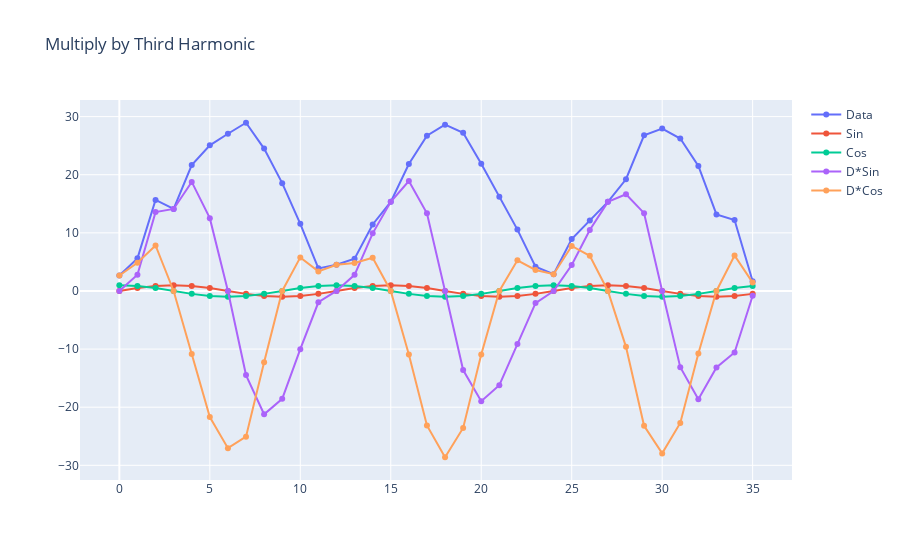

Notebook source saved alongside this figure:
### Code cell
harm3sin = np.sin(2*np.pi* 3 * okci/36)
harm3cos = np.cos(2*np.pi* 3 * okci/36)

# Create a trace
trace3sin = go.Scatter(
    x = okci,
    y = harm3sin,
    mode = 'lines+markers',
    name = 'Sin'
)
trace3cos = go.Scatter(
    x = okci,
    y = harm3cos,
    mode = 'lines+markers',
    name = 'Cos'
)

p3sin = harm3sin * temps
p3cos = harm3cos * temps

trace3psin = go.Scatter(
    x = okci,
    y = p3sin,
    mode = 'lines+markers',
    name = 'D*Sin'
)
trace3pcos = go.Scatter(
    x = okci,
    y = p3cos,
    mode = 'lines+markers',
    name = 'D*Cos'
)
fig = go.Figure(
    data=[tracedata, trace3sin, trace3cos, trace3psin, trace3pcos],
    layout_title_text="Multiply by Third Harmonic"
)
print("Integral of sin product:", np.sum(p3sin), " and cos product:", np.sum(p3cos))
print("Total power:", np.sqrt(np.sum(p3sin)**2 + np.sum(p3cos)**2))
fig.show()

### Figure 1 — Plotly figure (JSON) as saved in the notebook; plotly's stock layout.template omitted (floating-point values rounded to 4 significant figures)
{"data": [{"mode": "lines+markers", "name": "Data", "type": "scatter", "x": [0, 1, 2, 3, 4, 5, 6, 7, 8, 9, 10, 11, 12, 13, 14, 15, 16, 17, 18, 19, 20, 21, 22, 23, 24, 25, 26, 27, 28, 29, 30, 31, 32, 33, 34, 35], "y": [2.667, 5.611, 15.67, 14.11, 21.67, 25.06, 27.06, 28.94, 24.5, 18.56, 11.56, 3.889, 4.5, 5.556, 11.44, 15.33, 21.83, 26.72, 28.61, 27.22, 21.89, 16.22, 10.56, 4.167, 2.889, 8.944, 12.11, 15.33, 19.22, 26.78, 27.94, 26.22, 21.5, 13.17, 12.22, 1.667]}, {"mode": "lines+markers", "name": "Sin", "type": "scatter", "x": [0, 1, 2, 3, 4, 5, 6, 7, 8, 9, 10, 11, 12, 13, 14, 15, 16, 17, 18, 19, 20, 21, 22, 23, 24, 25, 26, 27, 28, 29, 30, 31, 32, 33, 34, 35], "y": [0, 0.5, 0.866, 1, 0.866, 0.5, 1.225e-16, -0.5, -0.866, -1, -0.866, -0.5, -2.449e-16, 0.5, 0.866, 1, 0.866, 0.5, 3.674e-16, -0.5, -0.866, -1, -0.866, -0.5, -4.899e-16, 0.5, 0.866, 1, 0.866, 0.5, 6.123e-16, -0.5, -0.866, -1, -0.866, -0.5]}, {"mode": "lines+markers", "name": "Cos", "type": "scatter", "x": [0, 1, 2, 3, 4, 5, 6, 7, 8, 9, 10, 11, 12, 13, 14, 15, 16, 17, 18, 19, 20, 21, 22, 23, 24, 25, 26, 27, 28, 29, 30, 31, 32, 33, 34, 35], "y": [1, 0.866, 0.5, 6.123e-17, -0.5, -0.866, -1, -0.866, -0.5, -1.837e-16, 0.5, 0.866, 1, 0.866, 0.5, 3.062e-16, -0.5, -0.866, -1, -0.866, -0.5, -4.286e-16, 0.5, 0.866, 1, 0.866, 0.5, 5.511e-16, -0.5, -0.866, -1, -0.866, -0.5, 1.103e-15, 0.5, 0.866]}, {"mode": "lines+markers", "name": "D*Sin", "type": "scatter", "x": [0, 1, 2, 3, 4, 5, 6, 7, 8, 9, 10, 11, 12, 13, 14, 15, 16, 17, 18, 19, 20, 21, 22, 23, 24, 25, 26, 27, 28, 29, 30, 31, 32, 33, 34, 35], "y": [0, 2.806, 13.57, 14.11, 18.76, 12.53, 3.313e-15, -14.47, -21.22, -18.56, -10.01, -1.944, -1.102e-15, 2.778, 9.911, 15.33, 18.91, 13.36, 1.051e-14, -13.61, -18.96, -16.22, -9.141, -2.083, -1.415e-15, 4.472, 10.49, 15.33, 16.65, 13.39, 1.711e-14, -13.11, -18.62, -13.17, -10.58, -0.8333]}, {"mode": "lines+markers", "name": "D*Cos", "type": "scatter", "x": [0, 1, 2, 3, 4, 5, 6, 7, 8, 9, 10, 11, 12, 13, 14, 15, 16, 17, 18, 19, 20, 21, 22, 23, 24, 25, 26, 27, 28, 29, 30, 31, 32, 33, 34, 35], "y": [2.667, 4.859, 7.833, 8.641e-16, -10.83, -21.7, -27.06, -25.07, -12.25, -3.409e-15, 5.778, 3.368, 4.5, 4.811, 5.722, 4.694e-15, -10.92, -23.14, -28.61, -23.58, -10.94, -6.953e-15, 5.278, 3.608, 2.889, 7.746, 6.056, 8.45e-15, -9.611, -23.19, -27.94, -22.71, -10.75, 1.452e-14, 6.111, 1.443]}], "layout": {"autosize": true, "title": {"text": "Multiply by Third Harmonic"}, "xaxis": {"autorange": true, "range": [-2.114, 37.11], "type": "linear"}, "yaxis": {"autorange": true, "range": [-32.83, 33.16], "type": "linear"}}}
